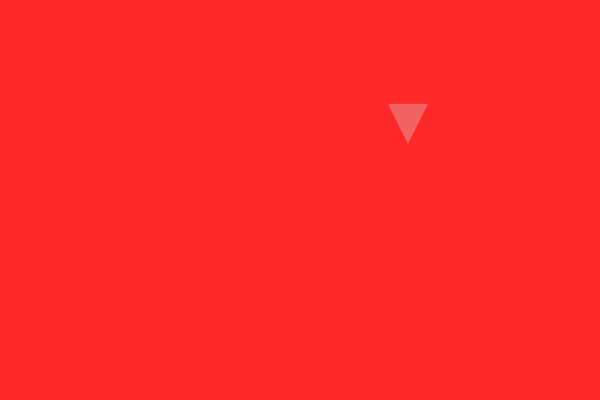
Frame 1 (no input)
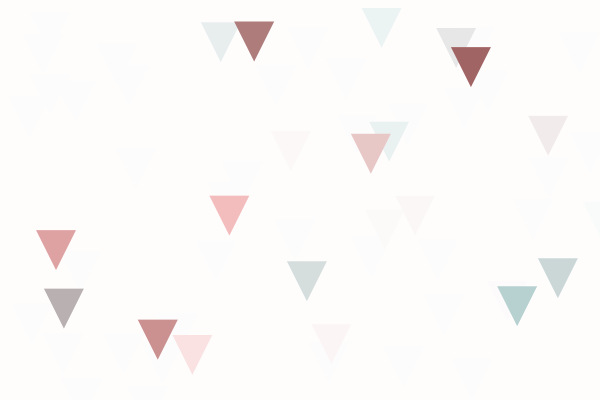
Frame 60 (the mouse pressed at the canvas centre just before this capture)
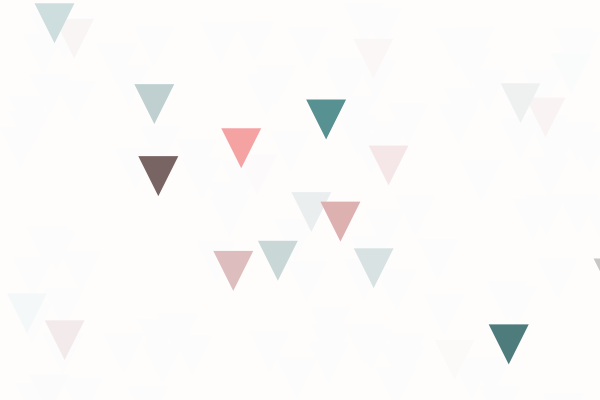
Frame 120 (the mouse held since frame 60 and released just before this capture)

The Processing sketch that drew these frames (run headless with seeded random() and noise(); from frame 60 on, the mouse is pressed at the canvas centre):

// Processing sketch: processing_20885
// ── processing_20885.pde

float randX;
float randY;
float myCol;

void setup(){
  
  size(600,400);
  background(255,0,0);
  smooth(); 
  frameRate(12);

  

  
  
}

void draw(){
  fill(255,40);
  noStroke();
  rect(0,0,width,height);

randX=random(0,width);
randY=random(0,height);
  myCol=random(0,255);
  fill(myCol,100,100);
  triangle(randX,randY,randX+40,randY,randX+20,randY+40);
  

  
}
